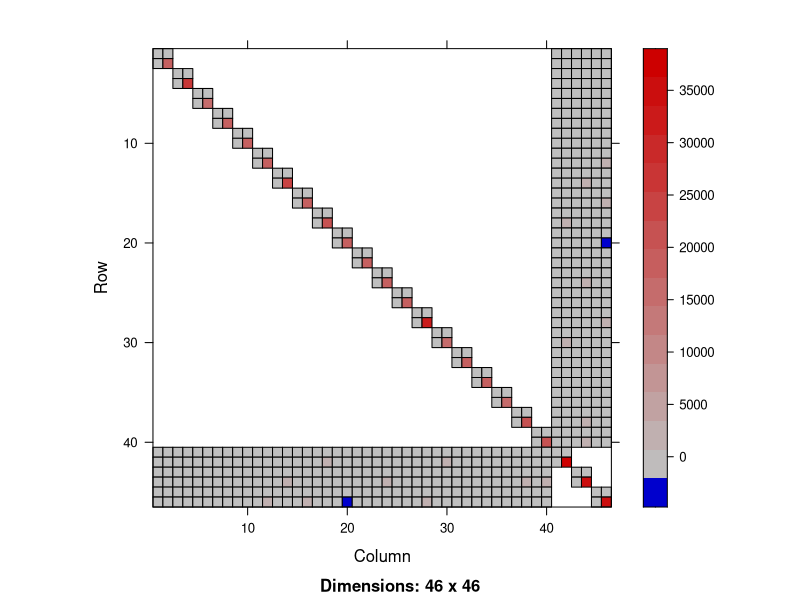

This figure's R source:
library(MASS)
library(Matrix)
library(lme4)

# Say 20 subs, 5 readings each
fS <- gl(20, 50)
JS <- t(as(fS, Class = "sparseMatrix"))
num_s <- 5

# Random intercept and random readings as RFX
XS <- cbind(1,20*rnorm(1000))

# Generate random effects matrix for subject factor
ZS <- t(KhatriRao(t(JS), t(XS)))

# Say 3 sites/groups, subjects randomly scanned at
fG <- as.factor(sample(c(1:3),1000,replace=TRUE))
JG <- t(as(fG, Class = "sparseMatrix"))

# Random intercept and random readings as RFX
XG <- cbind(1,10*rnorm(1000))
num_g <- 2

# Generate random effects matrix for group factor
ZG <- t(KhatriRao(t(JG), t(XG)))

# Construct RFX matrix
Z <- cbind(ZS, ZG)

# Image of Z'Z
image(t(Z)%*%Z)

# Image of Zi'Zi where Z1 is the first 10 rows of Z, 
# z2 is second and so on
#image(t(Z[1:10,])%*%Z[1:10,])
#image(t(Z[11:20,])%*%Z[11:20,])

# Fixed effects matrix
X <- cbind(1, rnorm(1000), rnorm(1000))

# Make RFX variance matrix
cov_s <- matrix(c(2,0.5,0.5,4),nrow=2,ncol=2)
cov_g <- matrix(c(6,0.1,0.1,1),nrow=2,ncol=2)

# Combine to get sparse block diag
sigma <- cov_s
for (i in c(2:20)){
  sigma <- bdiag(sigma, cov_s)
}
for (i in c(1:3)){
  sigma <- bdiag(sigma, cov_g)
}

# Generate b
b <- mvrnorm(n = 1, matrix(0L, nrow = dim(Z)[2], ncol = 1), sigma, tol = 1e-6, empirical = FALSE, EISPACK = FALSE)

# Generate beta
beta <- c(1:3)

# Generate response 
y <- X%*%beta + Z%*%b + rnorm(1000)

#------------------------------------------------------------------------------------------------
# Now to see if lmer can decipher this model
y <- as.matrix(y)

x1 <- as.matrix(X[,1])
x2 <- as.matrix(X[,2])
x3 <- as.matrix(X[,3])

z1 <- as.matrix(XS[,1])
z2 <- as.matrix(XS[,2])
z3 <- as.matrix(XG[,1])
z4 <- as.matrix(XG[,2])

m <- lmer(y ~ x2 + x3 + (z2|fS) + (z4|fG)) #Don't need intercepts in R - automatically assumed

# FFX estimates
fixef(m)
print(beta)

# RFX estimates
ranef(m)
print(t(matrix(b, 2, 23)))

# RFX variances
as.matrix(Matrix::bdiag(VarCorr(m)))
print(cov_s)
print(cov_g)

summary(m)

# 3 column format for Z
Z_3col<-as.data.frame(summary(Z))
colnames(Z_3col) <- NULL
write.csv(Z_3col,file="Z_3col.csv",row.names=FALSE)
